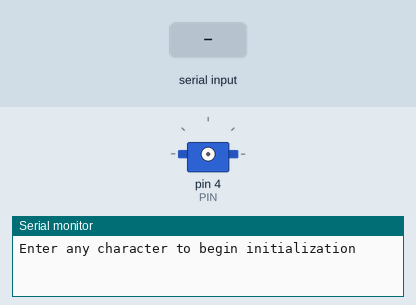
Simulated run of this sketch. Board: Arduino Uno, built with avr-gcc and run on an emulated ATmega328P. On the bench: servo, the last lines printed to the serial monitor. The test bench sets the inputs (shaded band).

Above: at 0.9 s.
1.0 s: "90,45\n" received over Serial
At 11.4 s:
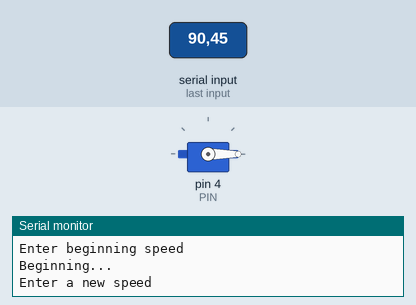
11.5 s: "30,150\n" received over Serial
At 13.7 s:
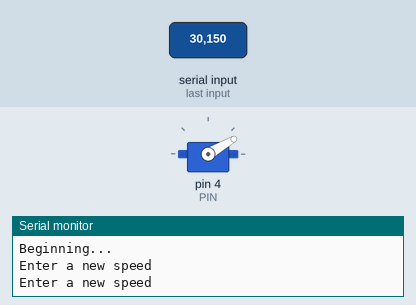
14.0 s: "200\n" received over Serial
At 15.6 s:
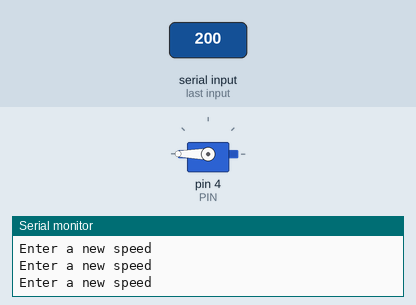
16.5 s: "90\n" received over Serial
At 18.7 s:
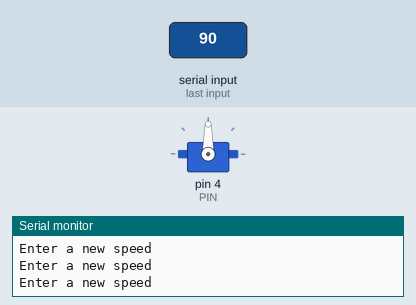
Timing chart, 0 to 19.9 s (numbered marks = the images above; inputs shaded):
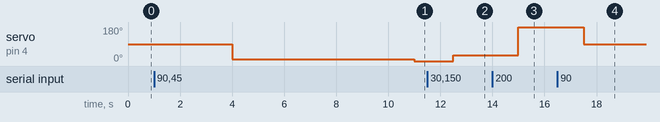

The sketch:

motor_diagnostic.ino
```cpp
#include <Servo.h>

#define PIN 4

Servo motor;
int speed;

void setup() {
  Serial.begin(115200);

  Serial.println(F("Enter any character to begin initialization"));
  while (!Serial.available()); Serial.read();

  motor.attach(PIN);
  delay(3000);

  motor.write(10);
  delay(3000);

  Serial.println(F("Enter beginning speed"));
  while (!Serial.available());

  speed = Serial.readString().toInt();

  Serial.println(F("Beginning..."));
  delay(3000);

  motor.write(speed);
}

void loop() {
  Serial.println(F("Enter a new speed"));
  while (!Serial.available());
  speed = Serial.readString().toInt();
  motor.write(speed);
}
```

Measured:
- after the input at 1.0 s, servo on pin 4 (PIN): 90° → 10° after 3.0 s, → 0° 7.0 s later
- after the input at 11.5 s, servo on pin 4 (PIN): 0° → 30° after 1.0 s
- after the input at 14.0 s, servo on pin 4 (PIN): 30° → 180° after 1.0 s
- after the input at 16.5 s, servo on pin 4 (PIN): 180° → 90° after 1.0 s
